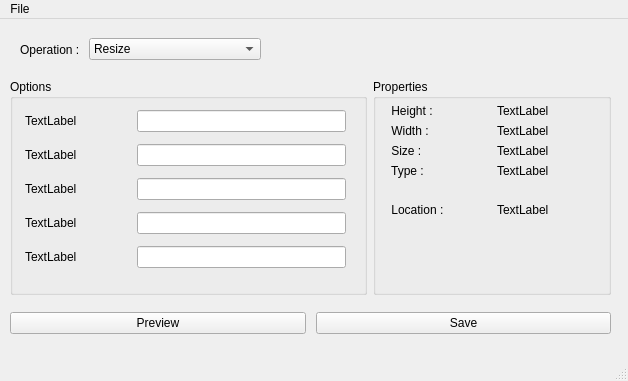
<?xml version="1.0" encoding="UTF-8"?>
<ui version="4.0">
 <class>MainWindow</class>
 <widget class="QMainWindow" name="MainWindow">
  <property name="geometry">
   <rect>
    <x>0</x>
    <y>0</y>
    <width>628</width>
    <height>381</height>
   </rect>
  </property>
  <property name="windowTitle">
   <string>MainWindow</string>
  </property>
  <widget class="QWidget" name="centralwidget">
   <widget class="QWidget" name="horizontalLayoutWidget">
    <property name="geometry">
     <rect>
      <x>0</x>
      <y>0</y>
      <width>281</width>
      <height>61</height>
     </rect>
    </property>
    <layout class="QHBoxLayout" name="TopLayout" stretch="0,1">
     <property name="leftMargin">
      <number>20</number>
     </property>
     <property name="rightMargin">
      <number>20</number>
     </property>
     <item>
      <widget class="QLabel" name="label">
       <property name="text">
        <string>Operation : </string>
       </property>
       <property name="buddy">
        <cstring>comboBox</cstring>
       </property>
      </widget>
     </item>
     <item>
      <widget class="QComboBox" name="comboBox">
       <item>
        <property name="text">
         <string>Resize</string>
        </property>
       </item>
       <item>
        <property name="text">
         <string>Scale</string>
        </property>
       </item>
       <item>
        <property name="text">
         <string>Rotate</string>
        </property>
       </item>
       <item>
        <property name="text">
         <string>Face Detection</string>
        </property>
       </item>
       <item>
        <property name="text">
         <string>Blur Image</string>
        </property>
       </item>
       <item>
        <property name="text">
         <string>Edge lines</string>
        </property>
       </item>
      </widget>
     </item>
    </layout>
   </widget>
   <widget class="QWidget" name="horizontalLayoutWidget_2">
    <property name="geometry">
     <rect>
      <x>0</x>
      <y>60</y>
      <width>621</width>
      <height>221</height>
     </rect>
    </property>
    <layout class="QHBoxLayout" name="horizontalLayout" stretch="3,2">
     <property name="leftMargin">
      <number>10</number>
     </property>
     <property name="rightMargin">
      <number>10</number>
     </property>
     <property name="bottomMargin">
      <number>5</number>
     </property>
     <item>
      <widget class="QGroupBox" name="OptionsBox">
       <property name="title">
        <string>Options </string>
       </property>
       <widget class="QWidget" name="gridLayoutWidget_2">
        <property name="geometry">
         <rect>
          <x>10</x>
          <y>20</y>
          <width>331</width>
          <height>181</height>
         </rect>
        </property>
        <layout class="QGridLayout" name="gridLayout_2" columnstretch="1,2">
         <property name="leftMargin">
          <number>5</number>
         </property>
         <property name="topMargin">
          <number>5</number>
         </property>
         <property name="rightMargin">
          <number>5</number>
         </property>
         <property name="bottomMargin">
          <number>5</number>
         </property>
         <property name="horizontalSpacing">
          <number>7</number>
         </property>
         <item row="4" column="0">
          <widget class="QLabel" name="label_18">
           <property name="text">
            <string>TextLabel</string>
           </property>
           <property name="buddy">
            <cstring>lineEdit_5</cstring>
           </property>
          </widget>
         </item>
         <item row="3" column="0">
          <widget class="QLabel" name="label_13">
           <property name="text">
            <string>TextLabel</string>
           </property>
           <property name="buddy">
            <cstring>lineEdit_4</cstring>
           </property>
          </widget>
         </item>
         <item row="2" column="0">
          <widget class="QLabel" name="label_17">
           <property name="text">
            <string>TextLabel</string>
           </property>
           <property name="buddy">
            <cstring>lineEdit_3</cstring>
           </property>
          </widget>
         </item>
         <item row="0" column="0">
          <widget class="QLabel" name="label_12">
           <property name="text">
            <string>TextLabel</string>
           </property>
           <property name="buddy">
            <cstring>lineEdit</cstring>
           </property>
          </widget>
         </item>
         <item row="1" column="0">
          <widget class="QLabel" name="label_15">
           <property name="text">
            <string>TextLabel</string>
           </property>
           <property name="buddy">
            <cstring>lineEdit_2</cstring>
           </property>
          </widget>
         </item>
         <item row="0" column="1">
          <widget class="QLineEdit" name="lineEdit"/>
         </item>
         <item row="1" column="1">
          <widget class="QLineEdit" name="lineEdit_2"/>
         </item>
         <item row="2" column="1">
          <widget class="QLineEdit" name="lineEdit_3"/>
         </item>
         <item row="3" column="1">
          <widget class="QLineEdit" name="lineEdit_4"/>
         </item>
         <item row="4" column="1">
          <widget class="QLineEdit" name="lineEdit_5"/>
         </item>
        </layout>
       </widget>
      </widget>
     </item>
     <item>
      <widget class="QGroupBox" name="PropertiesBox">
       <property name="title">
        <string>Properties </string>
       </property>
       <widget class="QWidget" name="gridLayoutWidget">
        <property name="geometry">
         <rect>
          <x>10</x>
          <y>20</y>
          <width>221</width>
          <height>141</height>
         </rect>
        </property>
        <layout class="QGridLayout" name="gridLayoutProp" rowstretch="0,0,0,0,1">
         <property name="leftMargin">
          <number>5</number>
         </property>
         <property name="topMargin">
          <number>5</number>
         </property>
         <property name="rightMargin">
          <number>5</number>
         </property>
         <property name="bottomMargin">
          <number>5</number>
         </property>
         <item row="0" column="0">
          <widget class="QLabel" name="label_2">
           <property name="text">
            <string> Height : </string>
           </property>
          </widget>
         </item>
         <item row="3" column="0">
          <widget class="QLabel" name="label_7">
           <property name="text">
            <string> Type : </string>
           </property>
          </widget>
         </item>
         <item row="1" column="1">
          <widget class="QLabel" name="label_5">
           <property name="text">
            <string>TextLabel</string>
           </property>
          </widget>
         </item>
         <item row="1" column="0">
          <widget class="QLabel" name="label_4">
           <property name="text">
            <string> Width : </string>
           </property>
          </widget>
         </item>
         <item row="0" column="1">
          <widget class="QLabel" name="label_3">
           <property name="text">
            <string>TextLabel</string>
           </property>
          </widget>
         </item>
         <item row="2" column="0">
          <widget class="QLabel" name="label_6">
           <property name="text">
            <string> Size : </string>
           </property>
          </widget>
         </item>
         <item row="4" column="0">
          <widget class="QLabel" name="label_8">
           <property name="text">
            <string> Location : </string>
           </property>
          </widget>
         </item>
         <item row="2" column="1">
          <widget class="QLabel" name="label_9">
           <property name="text">
            <string>TextLabel</string>
           </property>
          </widget>
         </item>
         <item row="3" column="1">
          <widget class="QLabel" name="label_10">
           <property name="text">
            <string>TextLabel</string>
           </property>
          </widget>
         </item>
         <item row="4" column="1">
          <widget class="QLabel" name="label_11">
           <property name="text">
            <string>TextLabel</string>
           </property>
          </widget>
         </item>
        </layout>
       </widget>
      </widget>
     </item>
    </layout>
   </widget>
   <widget class="QWidget" name="horizontalLayoutWidget_3">
    <property name="geometry">
     <rect>
      <x>0</x>
      <y>279</y>
      <width>621</width>
      <height>51</height>
     </rect>
    </property>
    <layout class="QHBoxLayout" name="horizontalLayout_2">
     <property name="spacing">
      <number>10</number>
     </property>
     <property name="leftMargin">
      <number>10</number>
     </property>
     <property name="rightMargin">
      <number>10</number>
     </property>
     <item>
      <widget class="QPushButton" name="previewBtn">
       <property name="text">
        <string>Preview</string>
       </property>
      </widget>
     </item>
     <item>
      <widget class="QPushButton" name="submitBtn">
       <property name="text">
        <string>Save</string>
       </property>
      </widget>
     </item>
    </layout>
   </widget>
  </widget>
  <widget class="QMenuBar" name="menubar">
   <property name="geometry">
    <rect>
     <x>0</x>
     <y>0</y>
     <width>628</width>
     <height>26</height>
    </rect>
   </property>
   <widget class="QMenu" name="menuFile">
    <property name="title">
     <string>File</string>
    </property>
    <addaction name="actionOpen"/>
    <addaction name="separator"/>
    <addaction name="actionExit"/>
   </widget>
   <addaction name="menuFile"/>
  </widget>
  <widget class="QStatusBar" name="statusbar"/>
  <action name="actionOpen">
   <property name="text">
    <string>Open</string>
   </property>
  </action>
  <action name="actionExit">
   <property name="text">
    <string>Exit</string>
   </property>
  </action>
 </widget>
 <tabstops>
  <tabstop>comboBox</tabstop>
  <tabstop>previewBtn</tabstop>
  <tabstop>submitBtn</tabstop>
  <tabstop>lineEdit</tabstop>
  <tabstop>lineEdit_2</tabstop>
  <tabstop>lineEdit_3</tabstop>
  <tabstop>lineEdit_4</tabstop>
  <tabstop>lineEdit_5</tabstop>
 </tabstops>
 <resources/>
 <connections/>
</ui>
